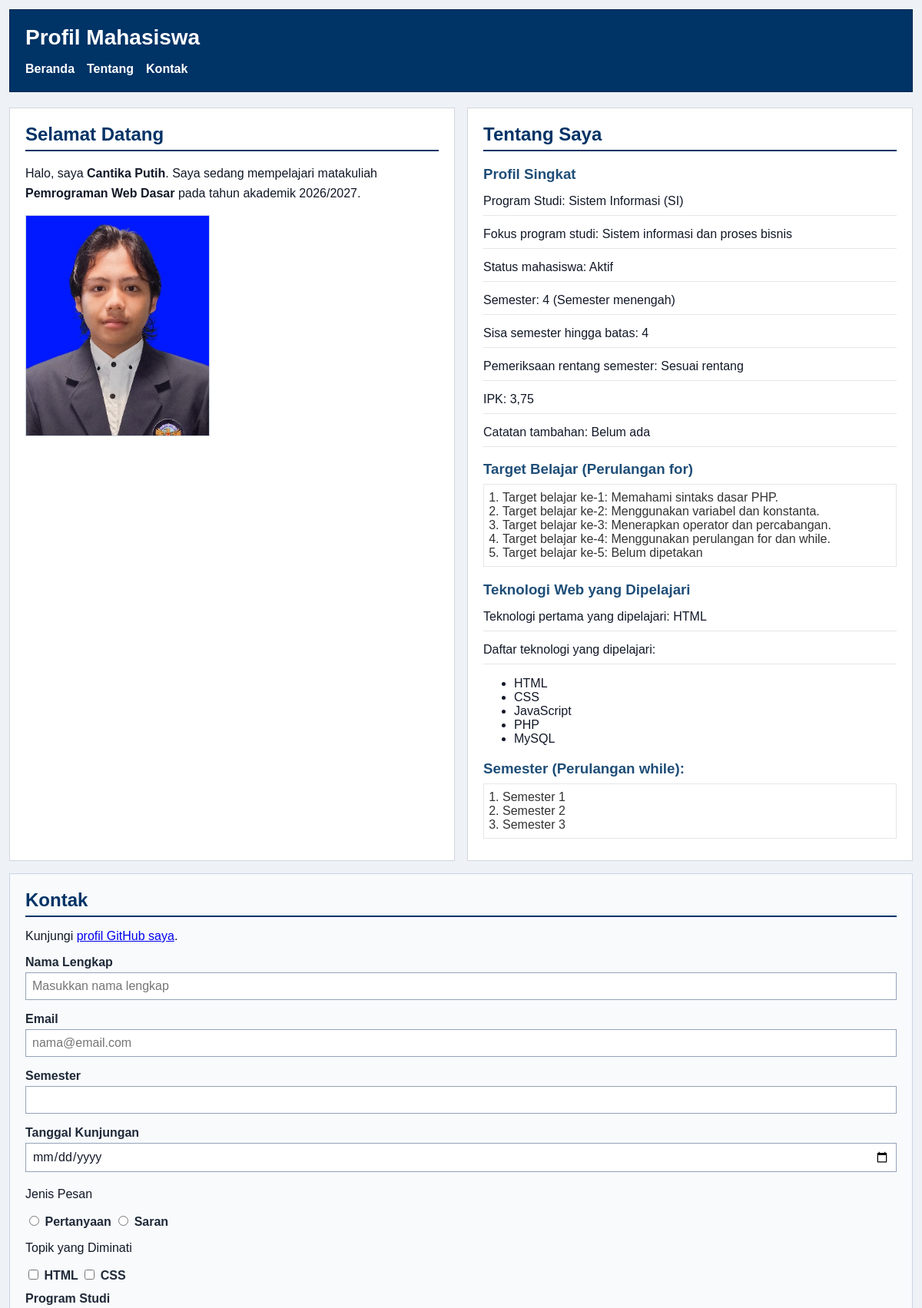
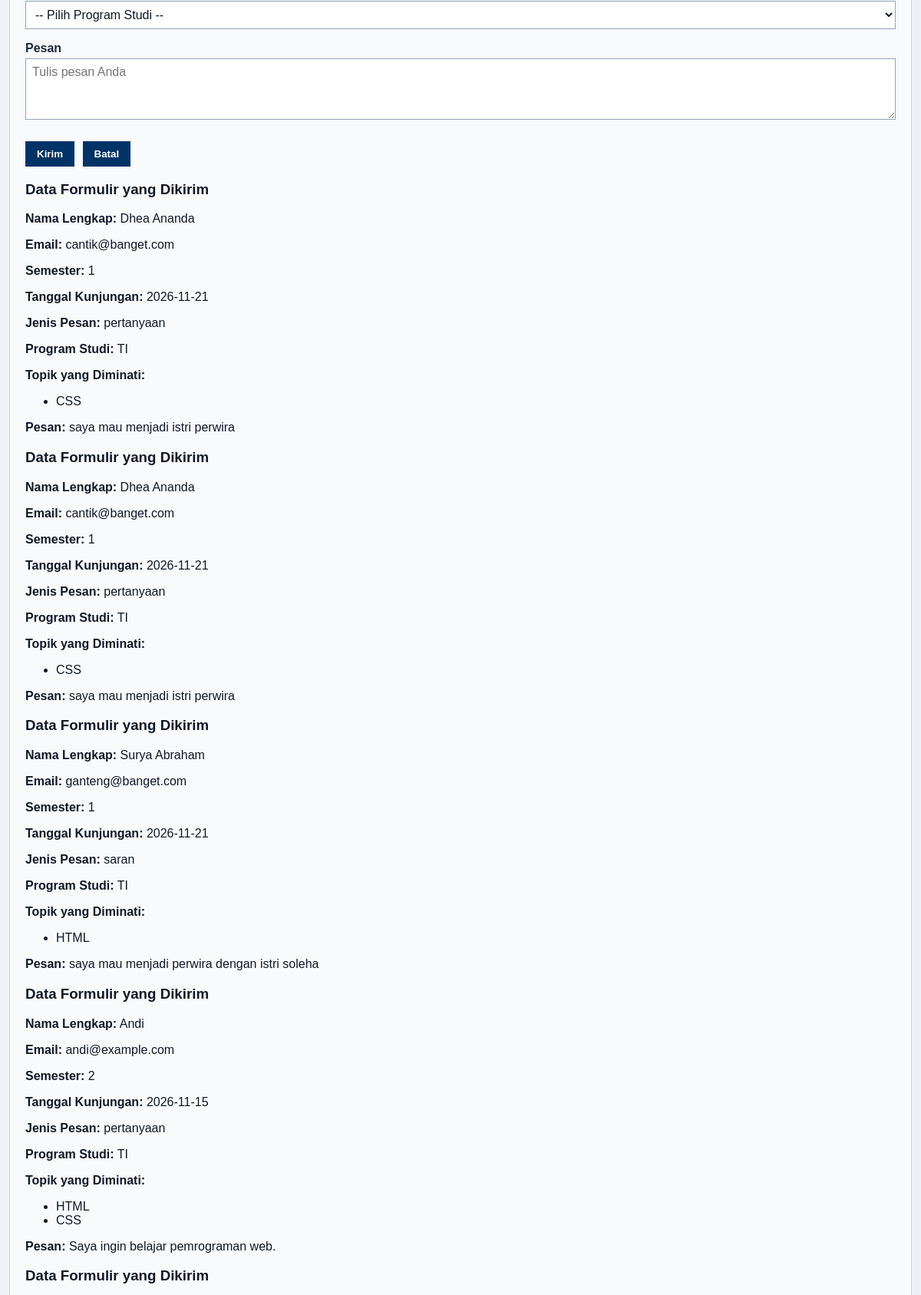
The page / (upper part) on the database its author committed (2 pictures, top to bottom).
### tables this page shows
CREATE TABLE IF NOT EXISTS `tbl_kontak_2611510004` (
  `id` int NOT NULL AUTO_INCREMENT,
  `nama` varchar(50) NOT NULL,
  `email` varchar(255) NOT NULL,
  `semester` tinyint NOT NULL,
  `tanggal` date NOT NULL,
  `jenis_pesan` varchar(20) NOT NULL,
  `minat` varchar(50) NOT NULL,
  `prodi` varchar(2) NOT NULL,
  `pesan` varchar(300) NOT NULL,
  PRIMARY KEY (`id`)
);

### koneksi.php (called while the page is built, shortened)
<?php
$pesanKoneksi = "";

### index.php (the view, shortened to what this page needs)
<?php
require_once("fungsi.php");
require_once("koneksi.php");
$namaMahasiswa = "Cantika Putih";
$programStudi = "SI";
$tahunAkademik = "2026/2027";
$semester = 4;
$ipk = 3.75;
$statusAktif = true;
$catatanTambahan = null;
$batasSemester = 8;
$sisaSemester = $batasSemester - $semester;
$semesterValid = $semester >= 1 && $semester <= $batasSemester;
$statusSemester = ($semesterValid && $statusAktif) ? "Sesuai rentang" : "Perlu diperiksa";
if ($semester < 3) {
	$keteranganSemester = "Semester awal";
} elseif ($semester <= 6) {
	$keteranganSemester = "Semester menengah";
} else {
	$keteranganSemester = "Semester akhir";
}
$namaProdi = ($programStudi == "SI") ? "Sistem Informasi" : (($programStudi == "TI") ? "Teknik Informatika" : "Lainnya");
switch ($programStudi) {
	case "SI":
		$fokusProgramStudi = "Sistem informasi dan proses bisnis";
		break;
}
$teknologiWeb = ["HTML", "CSS", "JavaScript", "PHP", "MySQL"];
$daftarKontak = [];
$pesanBacaData = "";
if ($pesanKoneksi !== ""):
	$pesanBacaData = $pesanKoneksi;
else:
	$sqlRead = "SELECT id, nama, email, semester, tanggal, jenis_pesan, minat, prodi, pesan
    FROM tbl_kontak_2611510004
    ORDER BY id DESC";
	$hasilRead = @mysqli_query($connAL, $sqlRead);
	if (!$hasilRead):
		error_log("Kueri SELECT tbl_kontak_2611510004 gagal: " . mysqli_error($connAL));
		$pesanBacaData = "Data kontak gagal dibaca dari basis data.";
	else:
		while ($barisKontak = mysqli_fetch_assoc($hasilRead)):
			$daftarKontak[] = $barisKontak;
		endwhile;
	endif;
endif;
?>
<!doctype html>
<html lang="id">
<head>
	<link rel="stylesheet" href="style.css" />
</head>
<body>
	<header>
		<div class="header-top">
			<h1>Profil Mahasiswa</h1>
		</div>
		<nav>
			<ul id="navMenu">
				<li><a href="#home">Beranda</a></li>
				<li><a href="#about">Tentang</a></li>
				<li><a href="#contact">Kontak</a></li>
			</ul>
		</nav>
	</header>
	<main>
		<section id="home">
			<h2>Selamat Datang</h2>
			<p>Halo, saya <?= tebal($namaMahasiswa); ?>. Saya sedang mempelajari matakuliah <strong><?= bersihkan(NAMA_MATA_KULIAH); ?></strong> pada tahun akademik <?= bersihkan($tahunAkademik); ?>.</p>
			<img src="img/foto-profil.jpg" alt="Foto profil Nama Mahasiswa" />
		</section>
		<section id="about">
			<h2>Tentang Saya</h2>
			<article>
				<h3>Profil Singkat</h3>
				<p>Program Studi: <?= bersihkan($namaProdi . " (" . $programStudi . ")"); ?></p>
				<p>Fokus program studi: <?= bersihkan($fokusProgramStudi); ?></p>
				<p>Status mahasiswa: <?= $statusAktif ? "Aktif" : "Tidak aktif"; ?></p>
				<p>Semester: <?= bersihkan($semester . " (" . $keteranganSemester . ")"); ?></p>
				<p>Sisa semester hingga batas: <?= bersihkan($sisaSemester); ?></p>
				<p>Pemeriksaan rentang semester: <?= bersihkan($statusSemester); ?></p>
				<p>IPK: <?= number_format($ipk, 2, ',', '.'); ?></p>
				<p>Catatan tambahan: <?= $catatanTambahan === null ? "Belum ada" : bersihkan($catatanTambahan); ?></p>
				<h3>Target Belajar (Perulangan for)</h3>
				<ol>
					<?php
					for ($i = 1; $i <= 5; $i++) {
						echo "<li>Target belajar ke-" . $i . ": ";
						switch ($i) {
							case 1:
								echo "Memahami sintaks dasar PHP.";
								break;
							case 2:
								echo "Menggunakan variabel dan konstanta.";
								break;
							case 3:
								echo "Menerapkan operator dan percabangan.";
								break;
							case 4:
								echo "Menggunakan perulangan for dan while.";
								break;
							default:
								echo "Belum dipetakan";
								break;
						}
						echo "</li>";
					}
					?>
				</ol>
				<h3>Teknologi Web yang Dipelajari</h3>
				<p>
					Teknologi pertama yang dipelajari:
					<?= bersihkan($teknologiWeb[0]); ?>
				</p>
				<p>Daftar teknologi yang dipelajari:</p>
				<ul>
					<?php foreach ($teknologiWeb as $teknologi): ?>
						<li><?= bersihkan($teknologi); ?></li>
					<?php endforeach; ?>
				</ul>
				<h3>Semester (Perulangan while):</h3>
				<ol>
					<?php
					$nomorSemester = 1;
					while ($nomorSemester <= 3) {
						echo "<li>Semester " . $nomorSemester . "</li>";
						$nomorSemester++;
					}
					?>
				</ol>
			</article>
		</section>
		<section id="contact">
			<h2>Kontak</h2>
			<p>
				Kunjungi
				<a target="_blank" href="https://github.com/<?= bersihkan(PROFIL_GITHUB); ?>">profil GitHub saya</a>.
			</p>
			<form id="contactForm" class="js-contact-form" data-validation="contact" action="index.php" method="post" novalidate>
				<div class="form-group">
					<label for="nama">Nama Lengkap</label><br />
					<input class="input-form" type="text" id="nama" name="nama" placeholder="Masukkan nama lengkap" minlength="3" maxlength="50" required />
				</div>
				<div class="form-group">
					<label for="email">Email</label><br />
					<input class="input-form" type="email" id="email" name="email" placeholder="nama@email.com" required />
				</div>
				<div class="form-group">
					<label for="semester">Semester</label><br />
					<input class="input-form" type="number" id="semester" name="semester" min="1" max="14" required />
				</div>
				<div class="form-group">
					<label for="tanggal">Tanggal Kunjungan</label><br />
					<input class="input-form" type="date" id="tanggal" name="tanggal" required />
				</div>
				<div class="form-group">
					<p>Jenis Pesan</p>
					<input type="radio" id="pertanyaan" name="jenis_pesan" value="pertanyaan" required />
					<label for="pertanyaan">Pertanyaan</label>
					<input type="radio" id="saran" name="jenis_pesan" value="saran" />
					<label for="saran">Saran</label>
				</div>
				<div class="form-group">
					<p>Topik yang Diminati</p>
					<input type="checkbox" id="minat-html" name="minat[]" value="HTML" />
					<label for="minat-html">HTML</label>
					<input type="checkbox" id="minat-css" name="minat[]" value="CSS" />
					<label for="minat-css">CSS</label>
				</div>
				<div class="form-group">
					<label for="prodi">Program Studi</label><br />
					<select class="input-form" id="prodi" name="prodi" required>
						<option value="">-- Pilih Program Studi --</option>
					</select>
				</div>
				<div class="form-group">
					<label for="pesan">Pesan</label><br />
					<textarea class="input-form" id="pesan" name="pesan" maxlength="300" placeholder="Tulis pesan Anda" required></textarea>
				</div>
				<button type="submit">Kirim</button>
				<button type="reset">Batal</button>
			</form>
			<div id="hasilKontak" aria-live="polite">
				<?php if ($pesanBacaData !== ""): ?>
					<article class="submission-result">
						<h3>Data Formulir yang Dikirim</h3>
						<p class="form-feedback-error"><?= bersihkan($pesanBacaData); ?></p>
					</article>
				<?php else: ?>
					<?php
					$labelMap = [
						"nama"        => "Nama Lengkap",
						"email"       => "Email",
						"semester"    => "Semester",
						"tanggal"     => "Tanggal Kunjungan",
						"jenis_pesan" => "Jenis Pesan",
						"prodi"       => "Program Studi",
					];
					?>
					<?php foreach ($daftarKontak as $kontak): ?>
						<?php
						$daftarMinat = [];
						foreach (explode(",", (string) $kontak["minat"]) as $topik):
							$topik = trim($topik);
							if ($topik !== ""):
								$daftarMinat[] = $topik;
							endif;
						endforeach;
						?>
						<article class="submission-result">
							<h3>Data Formulir yang Dikirim</h3>
							<?php foreach ($labelMap as $key => $label): ?>
								<p><strong><?= bersihkan($label); ?>:</strong> <?= bersihkan($kontak[$key]); ?></p>
							<?php endforeach; ?>
							<p><strong>Topik yang Diminati:</strong></p>
							<?php if (count($daftarMinat) > 0): ?>
								<ul>
									<?php foreach ($daftarMinat as $topik): ?>
										<li><?= bersihkan($topik); ?></li>
									<?php endforeach; ?>
								</ul>
							<?php else: ?>
								<p>Belum ada topik yang dipilih.</p>
							<?php endif; ?>
							<p><strong>Pesan:</strong> <?= nl2br(bersihkan($kontak["pesan"])); ?></p>
						</article>
					<?php endforeach; ?>
				<?php endif; ?>
		</section>
	</main>
</body>
</html>

### fungsi.php
<?php
function bersihkan($teks)
{
  return htmlspecialchars($teks ?? "", ENT_QUOTES, "UTF-8");
}
function tebal($teks)
{
  return "<strong>" . bersihkan($teks) . "</strong>";
}

### style.css (style rules this page uses)
* { box-sizing: border-box; }
body { margin: 0; padding: 12px; font-family: Arial, sans-serif; color: #111827; background-color: #eef2f7; }
header { background-color: #003366; color: #ffffff; padding: 20px; margin-bottom: 20px; border: 1px solid #00264d; }
header h1 { margin: 0; font-size: 28px; }
.header-top { display: flex; justify-content: space-between; align-items: center; }
#navMenu { display: none; }
nav ul { display: flex; flex-direction: column; justify-content: flex-start; align-items: flex-start; gap: 12px; margin: 0; padding: 0; list-style: none; }
nav a { color: #ffffff; font-weight: bold; text-decoration: none; }
main { display: grid; grid-template-columns: 1fr; gap: 16px; }
section { width: 100%; }
#home { background-color: #ffffff; border: 1px solid #d0d7de; padding: 20px; margin: 0; }
#home h2 { color: #003366; border-bottom: 2px solid #003366; padding-bottom: 6px; margin-top: 0; margin-bottom: 16px; }
#home p { line-height: 1.6; margin: 0 0 16px; }
#home img { display: block; width: 240px; max-width: 100%; height: auto; border: 1px solid #cbd5e1; }
#about { background-color: #ffffff; border: 1px solid #d0d7de; padding: 20px; margin: 0; }
#about h2 { color: #003366; border-bottom: 2px solid #003366; padding-bottom: 6px; margin-top: 0; margin-bottom: 16px; }
#about h3 { color: #1f4e78; margin-bottom: 6px; }
#about p { margin: 6px 0; padding: 6px 0; border-bottom: 1px solid #e6e6e6; line-height: 1.5; }
#about ol { color: #333333; margin: 8px 0; padding: 8px 24px; border: 1px solid #e6e6e6; }
#contact { background-color: #f8fafc; border: 1px solid #cbd5e1; padding: 20px; margin: 0; }
#contact h2 { color: #003366; border-bottom: 2px solid #003366; padding-bottom: 6px; margin-top: 0; margin-bottom: 16px; }
.form-group { margin: 12px 0; }
#contact label { color: #1f2937; font-weight: bold; }
.input-form { width: 100%; max-width: 100%; background-color: #ffffff; color: #111827; font-family: Arial, sans-serif; font-size: 16px; padding: 8px; margin: 4px 0; border: 1px solid #94a3b8; }
#contact textarea { min-height: 80px; resize: vertical; }
#contact button { background-color: #003366; color: #ffffff; font-weight: bold; padding: 8px 14px; margin: 8px 6px 0 0; border: 1px solid #003366; cursor: pointer; }
@media (min-width: 768px) { nav { margin-top: 16px; } }
@media (min-width: 768px) { nav ul { flex-direction: row; justify-content: flex-start; align-items: center; gap: 16px; } }
@media (min-width: 768px) { main { grid-template-columns: 1fr 1fr; } }
@media (min-width: 768px) { #contact { grid-column: 1 / -1; } }
@media (min-width: 768px) { #navMenu { display: flex; flex-direction: row; } }

### rows shown on the page
tbl_kontak_2611510004: label "Nama Lengkap", nama "Dhea Ananda", label "Email", email "cantik@banget.com", label "Semester", semester "1", label "Tanggal Kunjungan", tanggal "2026-11-21", label "Jenis Pesan", jenis_pesan "pertanyaan", label "Program Studi", prodi "TI", topik "CSS", pesan "saya mau menjadi istri perwira"
tbl_kontak_2611510004: label "Nama Lengkap", nama "Dhea Ananda", label "Email", email "cantik@banget.com", label "Semester", semester "1", label "Tanggal Kunjungan", tanggal "2026-11-21", label "Jenis Pesan", jenis_pesan "pertanyaan", label "Program Studi", prodi "TI", topik "CSS", pesan "saya mau menjadi istri perwira"
tbl_kontak_2611510004: label "Nama Lengkap", nama "Surya Abraham", label "Email", email "ganteng@banget.com", label "Semester", semester "1", label "Tanggal Kunjungan", tanggal "2026-11-21", label "Jenis Pesan", jenis_pesan "saran", label "Program Studi", prodi "TI", topik "HTML", pesan "saya mau menjadi perwira dengan istri soleha"
tbl_kontak_2611510004: label "Nama Lengkap", nama "Andi", label "Email", email "andi@example.com", label "Semester", semester "2", label "Tanggal Kunjungan", tanggal "2026-11-15", label "Jenis Pesan", jenis_pesan "pertanyaan", label "Program Studi", prodi "TI", topik "HTML", topik "CSS", pesan "Saya ingin belajar pemrograman web."

### other values the page prints
bersihkan($teks) "Cantika Putih"
bersihkan(NAMA_MATA_KULIAH) "Pemrograman Web Dasar"
bersihkan($tahunAkademik) "2026/2027"
bersihkan($namaProdi . " (" . $programStudi . ")") "Sistem Informasi (SI)"
bersihkan($fokusProgramStudi) "Sistem informasi dan proses bisnis"
bersihkan($semester . " (" . $keteranganSemester . ")") "4 (Semester menengah)"
bersihkan($sisaSemester) "4"
bersihkan($statusSemester) "Sesuai rentang"
$ipk "3,75"
bersihkan($teknologiWeb[0]) "HTML"
bersihkan($teknologi) "HTML"
bersihkan($teknologi) "CSS"
bersihkan($teknologi) "JavaScript"
bersihkan($teknologi) "PHP"
bersihkan($teknologi) "MySQL"
